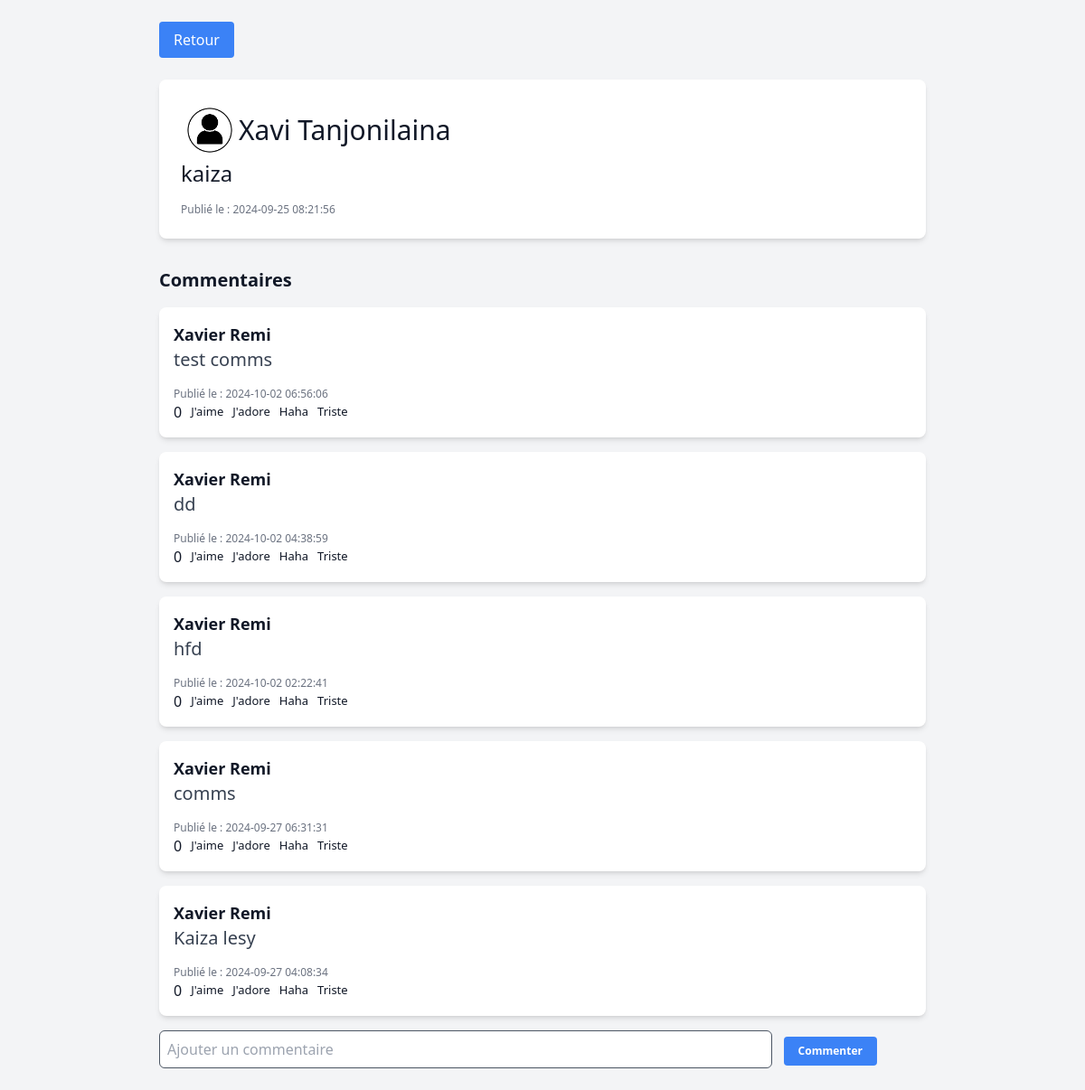
/comment/show_comments.php?id_publication=16 (signed in), run on the app's committed database.
### tables this page shows
CREATE TABLE `publication` (
  `id_publication` int NOT NULL AUTO_INCREMENT,
  `id_compte` int DEFAULT NULL,
  `contenu` text NOT NULL,
  `date_heure` timestamp NULL DEFAULT CURRENT_TIMESTAMP,
  PRIMARY KEY (`id_publication`),
  KEY `id_compte` (`id_compte`),
  CONSTRAINT `publication_ibfk_1` FOREIGN KEY (`id_compte`) REFERENCES `compte` (`id`) ON DELETE CASCADE ON UPDATE CASCADE
);

CREATE TABLE `compte` (
  `id` int NOT NULL AUTO_INCREMENT,
  `nom` varchar(100) NOT NULL,
  `prenom` varchar(100) DEFAULT NULL,
  `mail` varchar(50) DEFAULT NULL,
  `mdp` varchar(100) NOT NULL,
  PRIMARY KEY (`id`),
  UNIQUE KEY `mail` (`mail`)
);

CREATE TABLE `comments` (
  `id_comment` int NOT NULL AUTO_INCREMENT,
  `id_publication` int DEFAULT NULL,
  `id_compte` int DEFAULT NULL,
  `contenu` text NOT NULL,
  `date_heure` timestamp NULL DEFAULT CURRENT_TIMESTAMP,
  PRIMARY KEY (`id_comment`),
  KEY `comments_ibfk_1` (`id_publication`),
  KEY `comments_ibfk_2` (`id_compte`),
  CONSTRAINT `comments_ibfk_1` FOREIGN KEY (`id_publication`) REFERENCES `publication` (`id_publication`) ON DELETE CASCADE,
  CONSTRAINT `comments_ibfk_2` FOREIGN KEY (`id_compte`) REFERENCES `compte` (`id`) ON DELETE CASCADE
);

### comment/show_comments.php (the view, shortened to what this page needs)
<?php
require_once '../config/config.php';
$id_publication = $_GET['id_publication'];
$stmt = $pdo->prepare("
    SELECT p.id_publication, p.contenu, p.date_heure, p.id_compte, c.nom, c.prenom
    FROM publication p
    JOIN compte c ON p.id_compte = c.id
    WHERE p.id_publication = ?
");
$stmt->execute([$id_publication]);
$publication = $stmt->fetch();
$comments_stmt = $pdo->prepare("
    SELECT c.contenu, c.date_heure, c.id_compte, c.id_comment, a.nom, a.prenom,
           (SELECT COUNT(*) FROM reaction_comment r WHERE r.id_comment = c.id_comment) AS reactions_count
    FROM comments c
    JOIN compte a ON c.id_compte = a.id
    WHERE c.id_publication = ?
    ORDER BY c.date_heure DESC
");
$comments_stmt->execute([$id_publication]);
$commentaires = $comments_stmt->fetchAll();
?>
<!DOCTYPE html>
<html lang="fr">
<head>
    <link rel="stylesheet" href="../styles/output.css">
</head>
<body class="bg-gray-100 text-gray-900">
    <div class="max-w-4xl mx-auto p-6">
        <div class="mb-6">
            <a href="../others/home.php">
                <button class="bg-blue-500 text-white px-4 py-2 rounded hover:bg-blue-600 transition duration-300">
                    Retour
                </button>
            </a>
        </div>
        <div class="bg-white p-6 rounded-lg shadow-md mb-8">
            <div class="text-3xl flex items-center">
                <img src="../img/personeAnonyme2.png" alt="Image de l'Utilisateur" class="h-16 w-16">
                <?php echo htmlspecialchars($publication['prenom'] . ' ' . $publication['nom']); ?>
            </div>
            <p class="text-black mb-4 text-2xl"><?php echo nl2br(htmlspecialchars($publication['contenu'])); ?></p>
            <p class="text-xs text-gray-500">Publié le : <?php echo htmlspecialchars($publication['date_heure']); ?></p>
        </div>
        <h2 class="text-xl font-semibold mb-4">Commentaires</h2>
        <?php foreach ($commentaires as $commentaire) {
            $stmt = $pdo->prepare("SELECT type FROM reaction_comment WHERE id_comment = ? AND id_compte = ?");
            $stmt->execute([$commentaire['id_comment'], $_SESSION['id_compte']]);
            $userReaction = $stmt->fetchColumn();
        ?>
            <div class="bg-white p-4 rounded-lg shadow-md mb-4">
                <p class="text-lg font-semibold"><?php echo htmlspecialchars($commentaire['prenom'] . ' ' . $commentaire['nom']); ?></p>
                <p class="text-gray-700 text-xl"><?php echo nl2br(htmlspecialchars($commentaire['contenu'])); ?></p>
                <p class="text-xs text-gray-500 mt-4">Publié le : <?php echo htmlspecialchars($commentaire['date_heure']); ?></p>
                <div class="flex">
                    <div id="reaction-count-<?php echo $commentaire['id_comment']; ?>">
                        <?php echo $commentaire['reactions_count']; ?>
                    </div>
                    <button
                        id="jaime-<?php echo $commentaire['id_comment']; ?>"
                        <?php if ($userReaction === 'jaime') echo 'class="bg-blue-500"'; ?>
                        style="margin-left:10px; font-size:13px"
                        onclick="envoyerReaction('jaime', <?php echo $commentaire['id_comment']; ?>, <?php echo $_SESSION['id_compte']; ?>)">
                        J'aime
                    </button>
                    <button
                        id="jadore-<?php echo $commentaire['id_comment']; ?>"
                        <?php if ($userReaction === 'jadore') echo 'class="bg-blue-500"'; ?>
                        style="margin-left:10px; font-size:13px"
                        onclick="envoyerReaction('jadore', <?php echo $commentaire['id_comment']; ?>, <?php echo $_SESSION['id_compte']; ?>)">
                        J'adore
                    </button>
                    <button
                        id="haha-<?php echo $commentaire['id_comment']; ?>"
                        <?php if ($userReaction === 'haha') echo 'class="bg-blue-500"'; ?>
                        style="margin-left:10px; font-size:13px"
                        onclick="envoyerReaction('haha', <?php echo $commentaire['id_comment']; ?>, <?php echo $_SESSION['id_compte']; ?>)">
                        Haha
                    </button>
                    <button
                        id="triste-<?php echo $commentaire['id_comment']; ?>"
                        <?php if ($userReaction === 'triste') echo 'class="bg-blue-500"'; ?>
                        style="margin-left:10px; font-size:13px"
                        onclick="envoyerReaction('triste', <?php echo $commentaire['id_comment']; ?>, <?php echo $_SESSION['id_compte']; ?>)">
                        Triste
                    </button>
                </div>
            </div>
        <?php } ?>
        <form method="post" action="../comment/comment.php" class="w-full">
            <input name="commentaire" placeholder="Ajouter un commentaire" class="text-base border border-1 border-solid border-gray-600 p-2 rounded-md w-4/5"></input>
            <button type="submit" class="bg-blue-500 hover:bg-blue-600 text-white text-xs font-bold  px-4 py-2 rounded text-sm ml-2">Commenter</button>
        </form>
    </div>
</body>
</html>

### data on the page
publication: id_compte.nom "Xavi Tanjonilaina", contenu "kaiza", date_heure "2024-09-25 08:21:56"
comments: id_compte.nom "Xavier Remi", contenu "test comms", date_heure "2024-10-02 06:56:06", reactions_count "0"
comments: id_compte.nom "Xavier Remi", contenu "dd", date_heure "2024-10-02 04:38:59", reactions_count "0"
comments: id_compte.nom "Xavier Remi", contenu "hfd", date_heure "2024-10-02 02:22:41", reactions_count "0"
comments: id_compte.nom "Xavier Remi", contenu "comms", date_heure "2024-09-27 06:31:31", reactions_count "0"
comments: id_compte.nom "Xavier Remi", contenu "Kaiza lesy", date_heure "2024-09-27 04:08:34", reactions_count "0"
